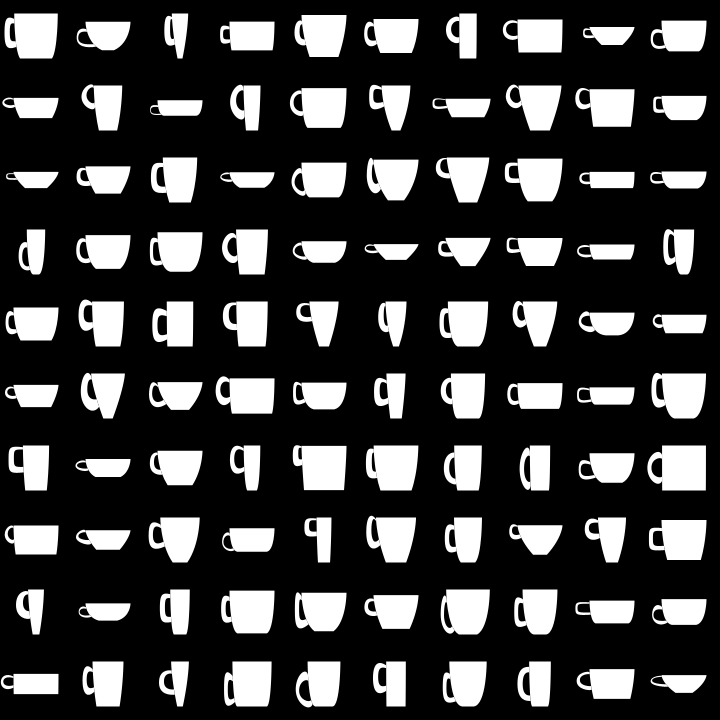
Frame 1 (no input)
Frame 60 (the mouse pressed at the canvas centre just before this capture): identical to frame 1, image omitted
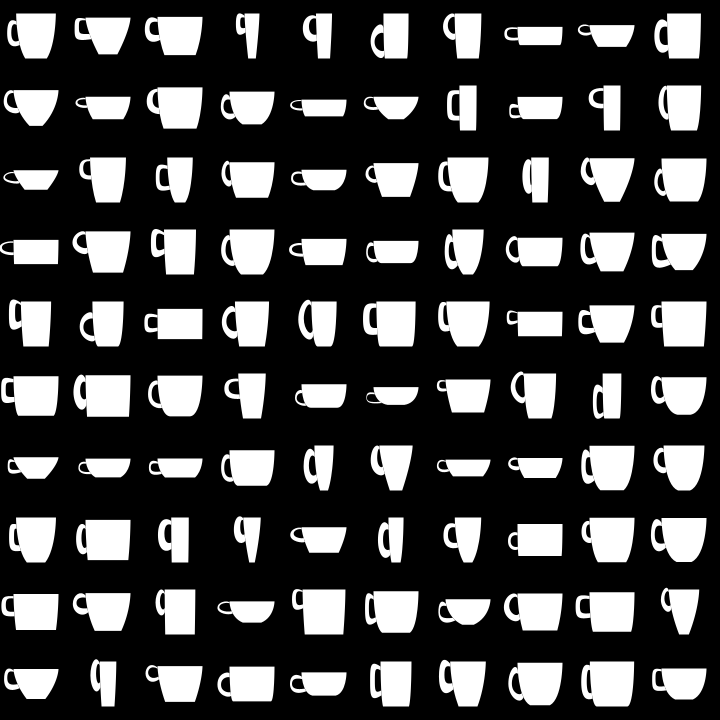
Frame 120 (the mouse held since frame 60 and released just before this capture)

The Processing sketch that drew these frames (run headless with seeded random() and noise(); from frame 60 on, the mouse is pressed at the canvas centre):

// Processing sketch: processing_88101
// ── processing_88101.pde

Mug[] mugs;

void setup()
{
  size(720, 720);
  mugs = new Mug[100];
  
  for (int i = 0; i < 100; i++)
  {
    int column = (int)(i % 10);
    int row = (int)(i / 10);
   
    float columnWidth = width / 10;
    float rowHeight = height / 10;
    mugs[i] = new Mug(columnWidth / 2 + columnWidth * column, rowHeight / 2 + rowHeight * row);
  }
}

void draw()
{
  background(0);
  for (int i =0 ; i < 100; i++)
  {
    mugs[i].Draw();
  }
}

void Reset()
{
  for (int i = 0; i < 100; i++)
  {
    mugs[i].Morph();
  }
}

void mousePressed()
{
  Reset();
}
float minAspectRatio = .33;
float maxAspectRatio = 1.0;

float minHandleWidth = 25;
float maxHandleWidth = 50;

public class Mug
{
  public float taperAmount;
  public float taperSpeed;
  
  public float cupHeight;
  public float cupWidth;
  
  public float handleThickness;
  public float handleWidth;
  public float handleHeight;
  public float handlePos;
  
  public float handleInnerRoundedness;
  public float handleOuterRoundedness;
  public float handleRoundedness;
  
  float x;
  float y;
  
  Mug morphTo;
  boolean morphing = false;
  float morphFactor = 0;
  
  public Mug(float x, float y)
  {
    float cupSize = width / 16;
    
    this.x = x;
    this.y = y;
    
    taperAmount = random(.25, 1);
    taperSpeed = random(0, 0.75);
    
    float aspectRatio = random(minAspectRatio, maxAspectRatio);
    if (random(0, 1.0) > .5)
    {
      cupWidth = cupSize;
      cupHeight = cupWidth * aspectRatio;
    }
    else
    {
      cupHeight = cupSize;
      cupWidth = cupHeight * aspectRatio;
    }
    
    handleThickness = random(.3, .4);
    handleWidth = random(cupSize / 5, cupSize / 3);
    
    handleHeight = random(0.4, .6);
    handlePos = random(0.25, 0.75);
    
    handleOuterRoundedness = random(0.0, 1.0);
    handleInnerRoundedness = random(0.0, handleOuterRoundedness);
    handleRoundedness = random(0.0, 1.0);
  }
  
  public void Morph()
  {
    morphTo = new Mug(x, y);
    morphing = true;
  }
  
  public void Draw()
  {
    if (morphing)
      morphFactor += .1f;
    
    if (morphFactor > 1.0f)
    {
      morphing = false;
      morphFactor = 0;
      
      taperAmount = morphTo.taperAmount;
      taperSpeed = morphTo.taperSpeed;
  
      cupHeight = morphTo.cupHeight;
      cupWidth = morphTo.cupWidth;
  
      handleThickness = morphTo.handleThickness;
      handleWidth = morphTo.handleWidth;
      handleHeight = morphTo.handleHeight;
      handlePos = morphTo.handlePos;
      handleInnerRoundedness = morphTo.handleInnerRoundedness;
      handleOuterRoundedness = morphTo.handleOuterRoundedness;
      handleRoundedness = morphTo.handleRoundedness;
      
      morphTo = null;
    }
    
    DrawCup();
    DrawHandle();
  }
  
  public void DrawCup()
  {
    noStroke();
    fill(255);
    
    float speed = taperSpeed;
    if (morphing)
      speed = lerp(taperSpeed, morphTo.taperSpeed, morphFactor);
    
    beginShape();
    vertex(bottomRight(), bottom());
    vertex(bottomLeft(), bottom());
    bezierVertex(topLeft(), lerp(bottom(), top(), speed), topLeft(), top(), topLeft(), top());
    vertex(topRight(), top());
    bezierVertex(topRight(), top(), topRight(), lerp(bottom(), top(), speed), bottomRight(), bottom());
    endShape(CLOSE);
  }
  
  public void DrawHandle()
  {
    float hh = handleHeight;
    float hp = handlePos;
    float hw = handleWidth;
    float ht = handleThickness;
    
    float hr = handleRoundedness;
    float hir = handleInnerRoundedness;
    float hor = handleOuterRoundedness;
    
    float ch = cupHeight;
    if (morphing)
    {
      hh = lerp(handleHeight, morphTo.handleHeight, morphFactor);
      hp = lerp(handlePos, morphTo.handlePos, morphFactor);
      hw = lerp(handleWidth, morphTo.handleWidth, morphFactor);
      ht = lerp(handleThickness, morphTo.handleThickness, morphFactor);
      hr = lerp(handleRoundedness, morphTo.handleRoundedness, morphFactor);
      hir = lerp(handleInnerRoundedness, morphTo.handleInnerRoundedness, morphFactor);
      hor = lerp(handleOuterRoundedness, morphTo.handleOuterRoundedness, morphFactor);
      ch = lerp(cupHeight, morphTo.cupHeight, morphFactor);
    }
    
    beginShape();
    float maxStart = (1 - hh);
    float start = lerp(0, maxStart, hp);
    
    PVector startPoint = GetPointOnMugSide(start);
    PVector endPoint = GetPointOnMugSide(start + hh);
    
    PVector midPoint = new PVector(lerp(startPoint.x, endPoint.x, 0.5) - hw,
                                   lerp(startPoint.y, endPoint.y, 0.5));
    
    vertex(startPoint.x, startPoint.y);
    bezierVertex(lerp(midPoint.x, startPoint.x, hr), startPoint.y + hor * hh * ch *  .5,
                midPoint.x, startPoint.y,
                midPoint.x, midPoint.y);
    bezierVertex(midPoint.x, endPoint.y,
                lerp(midPoint.x, endPoint.x, hr), endPoint.y - hor * hh * ch * .5,
                endPoint.x, endPoint.y);
    
    float innerStart = start + (hh * ht / 2);
    float innerEnd = (start + hh) - (hh * ht / 2);
    
    for (int i = 0 ; i < 10; i++)
    {
      float t = lerp(start + hh, innerEnd, i / 9.0f);
      PVector point = GetPointOnMugSide(t);
      vertex(point.x, point.y);
    }
    
    
    float outerStartY = startPoint.y;
    
    startPoint = GetPointOnMugSide(innerStart);
    endPoint = GetPointOnMugSide(innerEnd);
    
    float actualThickness = abs(outerStartY - startPoint.y);
    midPoint = new PVector(lerp(startPoint.x, endPoint.x, 0.5) - hw + actualThickness,
                                   lerp(startPoint.y, endPoint.y, 0.5));
    
    vertex(endPoint.x, endPoint.y);
    bezierVertex(lerp(midPoint.x, endPoint.x, hr), endPoint.y - hir * hh * ch * .4,
                  midPoint.x, endPoint.y,
                  midPoint.x, midPoint.y);
    bezierVertex(midPoint.x, startPoint.y,
                lerp(midPoint.x, startPoint.x, hr), startPoint.y + hir * hh * ch *  .4,
                startPoint.x, startPoint.y);
    
    for (int i = 0 ; i < 10; i++)
    {
      float t = lerp(innerStart, start, i / 9.0f);
      PVector point = GetPointOnMugSide(t);
      vertex(point.x, point.y);
    }
    endShape(CLOSE);
}
  
  float bottom()
  {
    float h = cupHeight;
    if (morphTo != null)
      h = lerp(cupHeight, morphTo.cupHeight, morphFactor);
      
    return y + h / 2;
  }
  
  float top()
  {
    float h = cupHeight;
    if (morphTo != null)
      h = lerp(cupHeight, morphTo.cupHeight, morphFactor);
      
    return bottom() - h;
  }
  
  float topRight()
  {
    float w = cupWidth;
    if (morphTo != null)
      w = lerp(cupWidth, morphTo.cupWidth, morphFactor);
    
    return x + w / 2;
  }
  
  float topLeft()
  {
    float w = cupWidth;
    if (morphTo != null)
      w = lerp(cupWidth, morphTo.cupWidth, morphFactor);
      
    return topRight() - w;
  }
  
  float bottomRight()
  {
    float w = cupWidth;
    float taper = taperAmount;
    if (morphTo != null)
    {
      w = lerp(cupWidth, morphTo.cupWidth, morphFactor);
      taper = lerp(taperAmount, morphTo.taperAmount, morphFactor);
    }
      
    return x + w * taper / 2;
  }
  
  float bottomLeft()
  {
    float w = cupWidth;
    float taper = taperAmount;
    if (morphTo != null)
    {
      w = lerp(cupWidth, morphTo.cupWidth, morphFactor);
      taper = lerp(taperAmount, morphTo.taperAmount, morphFactor);
    }
      
    return x - w * taper / 2;
  }
  
  PVector GetPointOnMugSide(float t)
  {
    float ts = taperSpeed;
    if (morphing)
      ts = lerp(taperSpeed, morphTo.taperSpeed, morphFactor);
    PVector s = new PVector(bottomLeft(), bottom());
    PVector st = new PVector(topLeft(), lerp(bottom(), top(), taperSpeed));
    PVector e = new PVector(topLeft(), top());
    PVector et = new PVector(topLeft(), top());
    float rt = 1 - t;
    
    float x = rt * rt * rt * s.x + 3 * rt * rt * t * st.x + 3 * rt * t * t * et.x + t * t * t * e.x;
    float y = rt * rt * rt * s.y + 3 * rt * rt * t * st.y + 3 * rt * t * t * et.y + t * t * t * e.y;
    
    return new PVector(x, y);
  }
}
